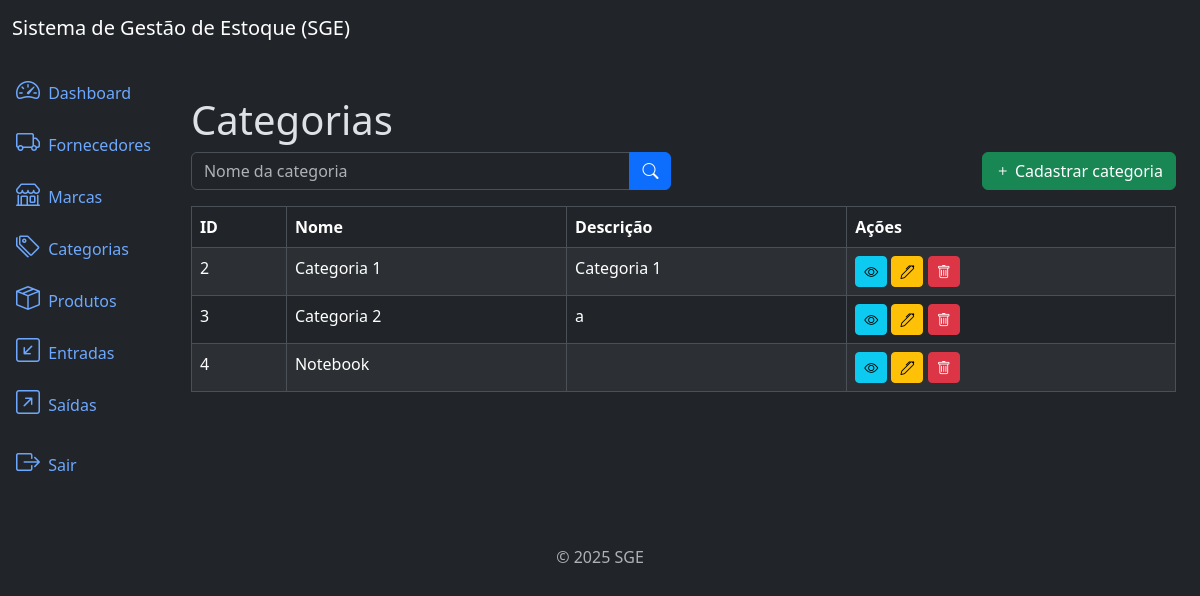
The app's page /categories/list/ (signed in) with its own data.
### categories/models.py (models this page shows, shortened)
class Category(models.Model):
    name = models.CharField(max_length=500)
    description = models.TextField(null=True, blank=True)
    created_at = models.DateTimeField(auto_now_add=True)
    updated_at = models.DateTimeField(auto_now=True)
    class Meta: # Ordena por ordem alfabetica pelo nome
        ordering = ['name']

### categories/views.py (the view)
# urls.py: path('categories/list/', views.CategoryListView.as_view(), name='category_list'),
class CategoryListView(LoginRequiredMixin, PermissionRequiredMixin, ListView):
    model = models.Category
    template_name = 'category_list.html'
    context_object_name = 'categories'
    paginate_by = 10 # Define a quantidade de elementos que serão exibidos por página
    permission_required = 'categories.view_category'
    def get_queryset(self): # Método que faz filtros pelo nome da categoria
        queryset = super().get_queryset()
        name = self.request.GET.get('name')
        if name:
            queryset = queryset.filter(name__icontains=name)
        return queryset

### categories/templates/category_list.html (shortened to what this page needs)
{% extends 'base.html' %}
{% block content %}
    <h3 class="display-6">Categorias</h3>
    <div class="row mb-3">
        <div class="col-md-6">
            <form method="get" action="{%  url 'category_list' %}">
                <div class="input-group">
                    <input type="text" name="name" class="form-control" placeholder="Nome da categoria" value="{{ request.GET.name }}">
                    <button type="submit" class="btn btn-primary">
                        <i class="bi bi-search"></i>
                    </button>
                </div>
            </form>
        </div>
        {% if perms.categories.add_category %}
        <div class="col-md-6">
            <a href="{% url 'category_create' %}" class="btn btn-success float-end">
                <i class="bi bi-plus"></i> Cadastrar categoria
            </a>
        </div>
        {% endif %}
    </div>
    <div class="table-responsive">
        <table class="table table-striped table-bordered">
            <thead class="thead-dark">
                <tr>
                    <th>ID</th>
                    <th>Nome</th>
                    <th>Descrição</th>
                    <th>Ações</th>
                </tr>
            </thead>
            <tbody>
                {% for category in categories %}
                    <tr>
                        <td>{{ category.id }}</td>
                        <td>{{ category.name }}</td>
                        <td>{{ category.description }}</td>
                        <td>
                            {% if perms.categories.view_category %}
                            <a href="{% url 'category_detail' category.id %}" class="btn btn-info btn-sm">
                                <i class="bi bi-eye"></i>
                            </a>
                            {% endif %}
                            {% if perms.categories.change_category %}
                            <a href="{% url 'category_update' category.id %}" class="btn btn-warning btn-sm">
                                <i class="bi bi-pen"></i>
                            </a>
                            {% endif %}
                            {% if perms.categories.delete_category %}
                            <a href="{% url 'category_delete' category.id %}" class="btn btn-danger btn-sm">
                                <i class="bi bi-trash"></i>
                            </a>
                            {% endif %}
                        </td>
                    </tr>
                {% endfor %}
            </tbody>
        </table>
    </div>
{% endblock %}

### records on screen
Category: id "2", name "Categoria 1", description "Categoria 1"
Category: id "3", name "Categoria 2", description "a"
Category: id "4", name "Notebook"
